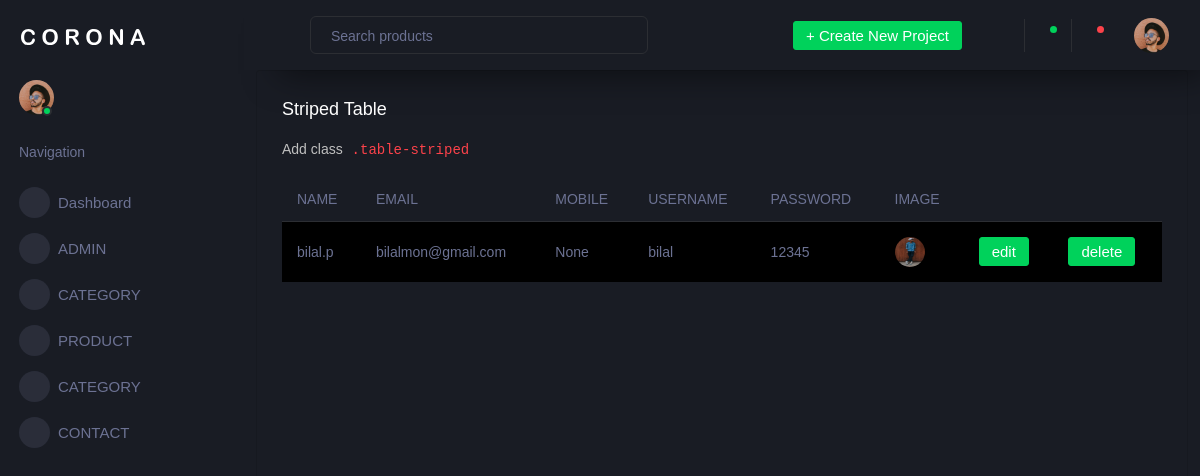
Screenshot of /backend/displayadmin/ with the database file from the repository.
### backend/models.py (models this page shows)
class adminreg(models.Model):
    NAME = models.CharField(max_length=50, null=True, blank=True)
    EMAIL = models.CharField(max_length=50, null=True, blank=True)
    MOBILE = models.IntegerField(null=True, blank=True)
    USERNAME = models.CharField(max_length=50, null=True, blank=True)
    PASSWORD = models.CharField(max_length=50, null=True, blank=True)
    IMAGE = models.ImageField(upload_to="profile")

### backend/views.py (the view)
# urls.py: path('displayadmin/', views.displayadmin, name="displayadmin"),
def displayadmin(req):
    data = adminreg.objects.all()
    return render(req,"displayadmin.html", {'data':data})

### backend/templates/displayadmin.html (shortened to what this page needs)
<!DOCTYPE html>
{% extends 'index.html' %}
{% block content %}
<html lang="en">
<head>
</head>
<body>
<div class="col-lg-12 grid-margin stretch-card">
                <div class="card">
                  <div class="card-body">
                    <h4 class="card-title">Striped Table</h4>
                    <p class="card-description"> Add class <code>.table-striped</code>
                    </p>
                    <div class="table-responsive">
                      <table class="table table-striped">
                        <thead>
                          <tr>
                            <th> NAME </th>
                            <th> EMAIL </th>
                            <th> MOBILE </th>
                            <th> USERNAME </th>
                            <th> PASSWORD </th>
                            <th> IMAGE</th>
                          </tr>
                        </thead>
                        <tbody>
                        {% for d in data %}
                          <tr>
                            <td>{{ d.NAME }}</td>
                            <td>{{ d.EMAIL }}</td>
                            <td>{{ d.MOBILE }} </td>
                            <td>{{ d.USERNAME }}</td>
                            <td>{{ d.PASSWORD }}</td>
                            <td>
                               <img src="{{d.IMAGE.url}}">
                            </td>
                            <td>
                              <form action="{% url 'editadminpage' dataid=d.id %}">
                              <button type="submit" class="btn btn-success">edit </button>
                              </form>
                            </td>
                            <td>
                              <form action="{% url 'deleteadmin' dataid=d.id %}">
                              <button type="submit" class="btn btn-success">delete </button>
                              </form>
                            </td>
                          </tr>
                        {% endfor %}
                        </tbody>
                      </table>
                    </div>
                  </div>
                </div>
              </div>
</body>
</html>
{% endblock %}

### rows the page displays
adminreg: NAME "bilal.p", EMAIL "bilalmon@gmail.com", MOBILE "None", USERNAME "bilal", PASSWORD "12345", IMAGE (picture)
